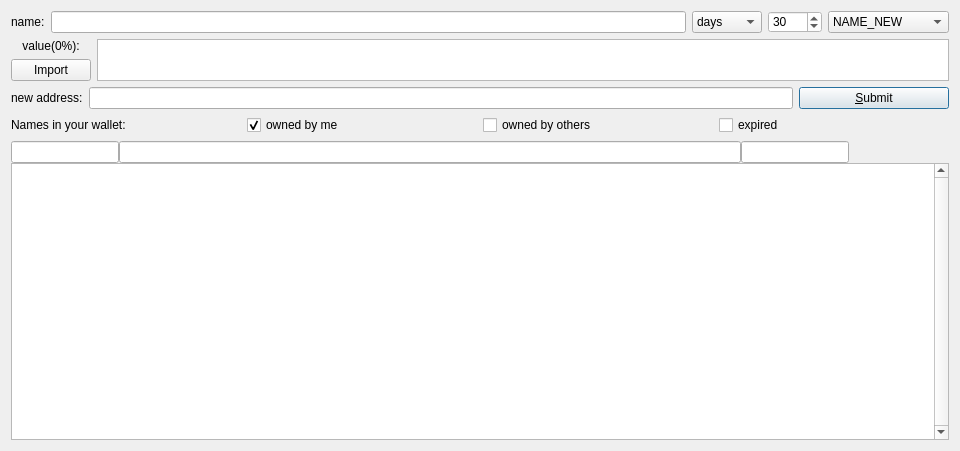
<?xml version="1.0" encoding="UTF-8"?>
<ui version="4.0">
 <class>DNSPage</class>
 <widget class="QDialog" name="DNSPage">
  <property name="geometry">
   <rect>
    <x>0</x>
    <y>0</y>
    <width>960</width>
    <height>451</height>
   </rect>
  </property>
  <property name="sizePolicy">
   <sizepolicy hsizetype="Preferred" vsizetype="Preferred">
    <horstretch>0</horstretch>
    <verstretch>0</verstretch>
   </sizepolicy>
  </property>
  <property name="windowTitle">
   <string>DNS</string>
  </property>
  <layout class="QVBoxLayout" name="verticalLayout_3">
   <item>
    <layout class="QHBoxLayout" name="horizontalLayout">
     <item>
      <widget class="QLabel" name="label_4">
       <property name="sizePolicy">
        <sizepolicy hsizetype="Preferred" vsizetype="Maximum">
         <horstretch>0</horstretch>
         <verstretch>0</verstretch>
        </sizepolicy>
       </property>
       <property name="text">
        <string>name:</string>
       </property>
       <property name="alignment">
        <set>Qt::AlignLeading|Qt::AlignLeft|Qt::AlignVCenter</set>
       </property>
      </widget>
     </item>
     <item>
      <widget class="QValidatedLineEdit" name="registerName">
       <property name="toolTip">
        <string>&lt;html&gt;&lt;head/&gt;&lt;body&gt;&lt;p&gt;Enter name.&lt;/p&gt;&lt;/body&gt;&lt;/html&gt;</string>
       </property>
       <property name="text">
        <string notr="true"/>
       </property>
      </widget>
     </item>
     <item>
      <widget class="QComboBox" name="txTimeTypeSelector">
       <property name="currentIndex">
        <number>0</number>
       </property>
       <item>
        <property name="text">
         <string>days</string>
        </property>
       </item>
       <item>
        <property name="text">
         <string>months</string>
        </property>
       </item>
       <item>
        <property name="text">
         <string>years</string>
        </property>
       </item>
      </widget>
     </item>
     <item>
      <widget class="QSpinBox" name="registerTimeUnits">
       <property name="toolTip">
        <string>&lt;html&gt;&lt;head/&gt;&lt;body&gt;&lt;p&gt;Set number of days that will be added to name expire time.&lt;/p&gt;&lt;/body&gt;&lt;/html&gt;</string>
       </property>
       <property name="styleSheet">
        <string notr="true">background-color: rgb(255, 255, 255);
color: rgb(0, 0, 0);</string>
       </property>
       <property name="maximum">
        <number>9999</number>
       </property>
       <property name="value">
        <number>30</number>
       </property>
      </widget>
     </item>
     <item>
      <widget class="QComboBox" name="txTypeSelector">
       <property name="styleSheet">
        <string notr="true">color: rgb(0, 0, 0);</string>
       </property>
       <property name="currentIndex">
        <number>0</number>
       </property>
       <item>
        <property name="text">
         <string>NAME_NEW</string>
        </property>
       </item>
       <item>
        <property name="text">
         <string>NAME_UPDATE</string>
        </property>
       </item>
       <item>
        <property name="text">
         <string>NAME_DELETE</string>
        </property>
       </item>
      </widget>
     </item>
    </layout>
   </item>
   <item>
    <layout class="QHBoxLayout" name="horizontalLayout_3">
     <item>
      <layout class="QVBoxLayout" name="verticalLayout">
       <item>
        <widget class="QLabel" name="labelValue">
         <property name="sizePolicy">
          <sizepolicy hsizetype="Preferred" vsizetype="Maximum">
           <horstretch>0</horstretch>
           <verstretch>0</verstretch>
          </sizepolicy>
         </property>
         <property name="text">
          <string>value(0%):</string>
         </property>
         <property name="alignment">
          <set>Qt::AlignCenter</set>
         </property>
        </widget>
       </item>
       <item>
        <widget class="QPushButton" name="importValueButton">
         <property name="text">
          <string>Import</string>
         </property>
        </widget>
       </item>
      </layout>
     </item>
     <item>
      <widget class="QPlainTextEdit" name="registerValue">
       <property name="sizePolicy">
        <sizepolicy hsizetype="Expanding" vsizetype="Ignored">
         <horstretch>0</horstretch>
         <verstretch>0</verstretch>
        </sizepolicy>
       </property>
      </widget>
     </item>
    </layout>
   </item>
   <item>
    <layout class="QHBoxLayout" name="horizontalLayout_4">
     <item>
      <widget class="QLabel" name="labelAddress">
       <property name="enabled">
        <bool>true</bool>
       </property>
       <property name="sizePolicy">
        <sizepolicy hsizetype="Preferred" vsizetype="Maximum">
         <horstretch>0</horstretch>
         <verstretch>0</verstretch>
        </sizepolicy>
       </property>
       <property name="text">
        <string>new address:</string>
       </property>
       <property name="alignment">
        <set>Qt::AlignLeading|Qt::AlignLeft|Qt::AlignVCenter</set>
       </property>
      </widget>
     </item>
     <item>
      <widget class="QValidatedLineEdit" name="registerAddress">
       <property name="enabled">
        <bool>true</bool>
       </property>
       <property name="toolTip">
        <string>&lt;html&gt;&lt;head/&gt;&lt;body&gt;&lt;p&gt;Enter new owner address, or leave blank to keep current ownership.&lt;/p&gt;&lt;/body&gt;&lt;/html&gt;</string>
       </property>
       <property name="text">
        <string notr="true"/>
       </property>
      </widget>
     </item>
     <item>
      <widget class="QPushButton" name="submitNameButton">
       <property name="sizePolicy">
        <sizepolicy hsizetype="Fixed" vsizetype="Fixed">
         <horstretch>0</horstretch>
         <verstretch>0</verstretch>
        </sizepolicy>
       </property>
       <property name="minimumSize">
        <size>
         <width>150</width>
         <height>0</height>
        </size>
       </property>
       <property name="toolTip">
        <string>&lt;html&gt;&lt;head/&gt;&lt;body&gt;&lt;p&gt;This will send name_new or name_update transaction (if you already did name_new).&lt;/p&gt;&lt;/body&gt;&lt;/html&gt;</string>
       </property>
       <property name="layoutDirection">
        <enum>Qt::LeftToRight</enum>
       </property>
       <property name="text">
        <string>&amp;Submit</string>
       </property>
       <property name="icon">
        <iconset resource="../entanglement.qrc">
         <normaloff>:/icons/send</normaloff>:/icons/send</iconset>
       </property>
       <property name="default">
        <bool>true</bool>
       </property>
      </widget>
     </item>
    </layout>
   </item>
   <item>
    <layout class="QHBoxLayout" name="horizontalLayout_5">
     <item>
      <widget class="QLabel" name="label_5">
       <property name="sizePolicy">
        <sizepolicy hsizetype="Preferred" vsizetype="Maximum">
         <horstretch>0</horstretch>
         <verstretch>0</verstretch>
        </sizepolicy>
       </property>
       <property name="text">
        <string>Names in your wallet:</string>
       </property>
       <property name="alignment">
        <set>Qt::AlignLeading|Qt::AlignLeft|Qt::AlignVCenter</set>
       </property>
       <property name="buddy">
        <cstring>tableView</cstring>
       </property>
      </widget>
     </item>
     <item>
      <widget class="QCheckBox" name="cbMyNames">
       <property name="text">
        <string>owned by me</string>
       </property>
       <property name="checked">
        <bool>true</bool>
       </property>
      </widget>
     </item>
     <item>
      <widget class="QCheckBox" name="cbOtherNames">
       <property name="text">
        <string>owned by others</string>
       </property>
      </widget>
     </item>
     <item>
      <widget class="QCheckBox" name="cbExpired">
       <property name="text">
        <string>expired</string>
       </property>
      </widget>
     </item>
    </layout>
   </item>
   <item>
    <layout class="QVBoxLayout" name="verticalLayout_2">
     <property name="spacing">
      <number>0</number>
     </property>
     <item>
      <layout class="QHBoxLayout" name="horizontalLayout_2">
       <property name="spacing">
        <number>0</number>
       </property>
       <item>
        <widget class="QValidatedLineEdit" name="nameFilter">
         <property name="sizePolicy">
          <sizepolicy hsizetype="Fixed" vsizetype="Fixed">
           <horstretch>0</horstretch>
           <verstretch>0</verstretch>
          </sizepolicy>
         </property>
         <property name="toolTip">
          <string>Enter part of name to search for</string>
         </property>
         <property name="text">
          <string notr="true"/>
         </property>
        </widget>
       </item>
       <item>
        <widget class="QValidatedLineEdit" name="valueFilter">
         <property name="toolTip">
          <string>Enter part of value to search for</string>
         </property>
         <property name="text">
          <string notr="true"/>
         </property>
        </widget>
       </item>
       <item>
        <widget class="QValidatedLineEdit" name="addressFilter">
         <property name="sizePolicy">
          <sizepolicy hsizetype="Fixed" vsizetype="Fixed">
           <horstretch>0</horstretch>
           <verstretch>0</verstretch>
          </sizepolicy>
         </property>
         <property name="toolTip">
          <string>Enter Namecoin address (or prefix of it)</string>
         </property>
         <property name="text">
          <string notr="true"/>
         </property>
        </widget>
       </item>
       <item>
        <spacer name="horizontalSpacer_ExpiresIn">
         <property name="orientation">
          <enum>Qt::Horizontal</enum>
         </property>
         <property name="sizeType">
          <enum>QSizePolicy::Fixed</enum>
         </property>
         <property name="sizeHint" stdset="0">
          <size>
           <width>100</width>
           <height>20</height>
          </size>
         </property>
        </spacer>
       </item>
      </layout>
     </item>
     <item>
      <widget class="QTableView" name="tableView">
       <property name="contextMenuPolicy">
        <enum>Qt::CustomContextMenu</enum>
       </property>
       <property name="toolTip">
        <string>Double-click name to copy all values</string>
       </property>
       <property name="verticalScrollBarPolicy">
        <enum>Qt::ScrollBarAlwaysOn</enum>
       </property>
       <property name="tabKeyNavigation">
        <bool>false</bool>
       </property>
       <property name="alternatingRowColors">
        <bool>true</bool>
       </property>
       <property name="selectionMode">
        <enum>QAbstractItemView::SingleSelection</enum>
       </property>
       <property name="selectionBehavior">
        <enum>QAbstractItemView::SelectRows</enum>
       </property>
       <property name="sortingEnabled">
        <bool>true</bool>
       </property>
       <attribute name="verticalHeaderVisible">
        <bool>false</bool>
       </attribute>
      </widget>
     </item>
    </layout>
   </item>
  </layout>
 </widget>
 <customwidgets>
  <customwidget>
   <class>QValidatedLineEdit</class>
   <extends>QLineEdit</extends>
   <header>qvalidatedlineedit.h</header>
  </customwidget>
 </customwidgets>
 <resources>
  <include location="../entanglement.qrc"/>
 </resources>
 <connections/>
</ui>
